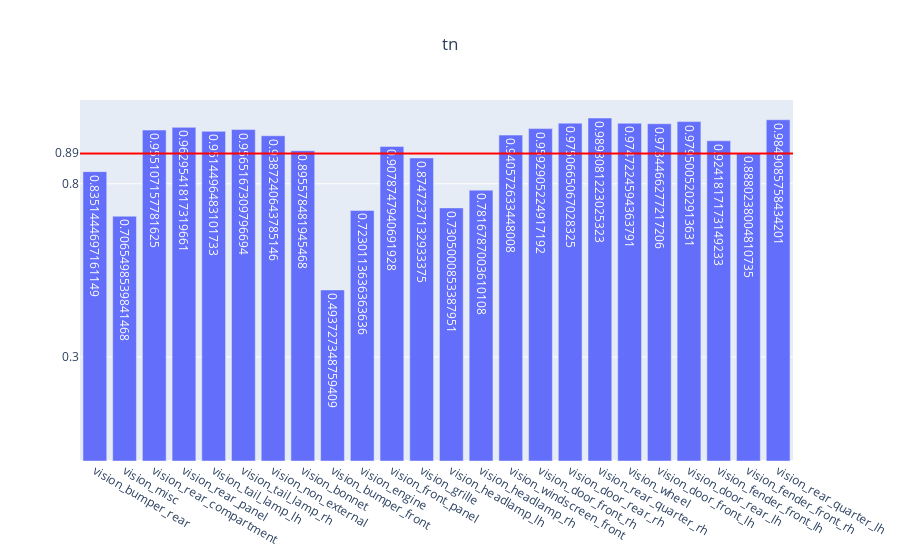

The notebook cell this image was saved under:
### Code cell
genVisMulitlabel(partEvalMetrics, "tn")

### Figure 1 — Plotly figure (JSON) as saved in the notebook; plotly's stock layout.template omitted (floating-point values rounded to 4 significant figures)
{"data": [{"text": [0.8351, 0.7065, 0.9551, 0.963, 0.9514, 0.9565, 0.9387, 0.8956, 0.4937, 0.723, 0.9079, 0.8747, 0.7305, 0.7817, 0.9406, 0.9593, 0.9751, 0.9898, 0.9747, 0.9734, 0.9795, 0.9242, 0.888, 0.9849], "type": "bar", "x": ["vision_bumper_rear", "vision_misc", "vision_rear_compartment", "vision_rear_panel", "vision_tail_lamp_lh", "vision_tail_lamp_rh", "vision_non_external", "vision_bonnet", "vision_bumper_front", "vision_engine", "vision_front_panel", "vision_grille", "vision_headlamp_lh", "vision_headlamp_rh", "vision_windscreen_front", "vision_door_front_rh", "vision_door_rear_rh", "vision_rear_quarter_rh", "vision_wheel", "vision_door_front_lh", "vision_door_rear_lh", "vision_fender_front_lh", "vision_fender_front_rh", "vision_rear_quarter_lh"], "y": [0.8351, 0.7065, 0.9551, 0.963, 0.9514, 0.9565, 0.9387, 0.8956, 0.4937, 0.723, 0.9079, 0.8747, 0.7305, 0.7817, 0.9406, 0.9593, 0.9751, 0.9898, 0.9747, 0.9734, 0.9795, 0.9242, 0.888, 0.9849]}], "layout": {"shapes": [{"line": {"color": "red", "width": 2}, "type": "line", "x0": 0, "x1": 1, "xref": "x domain", "y0": 0.8876, "y1": 0.8876, "yref": "y"}], "title": {"text": "tn", "x": 0.5}, "yaxis": {"tickmode": "array", "tickvals": ["0.89", 0.3, 0.8]}}}
